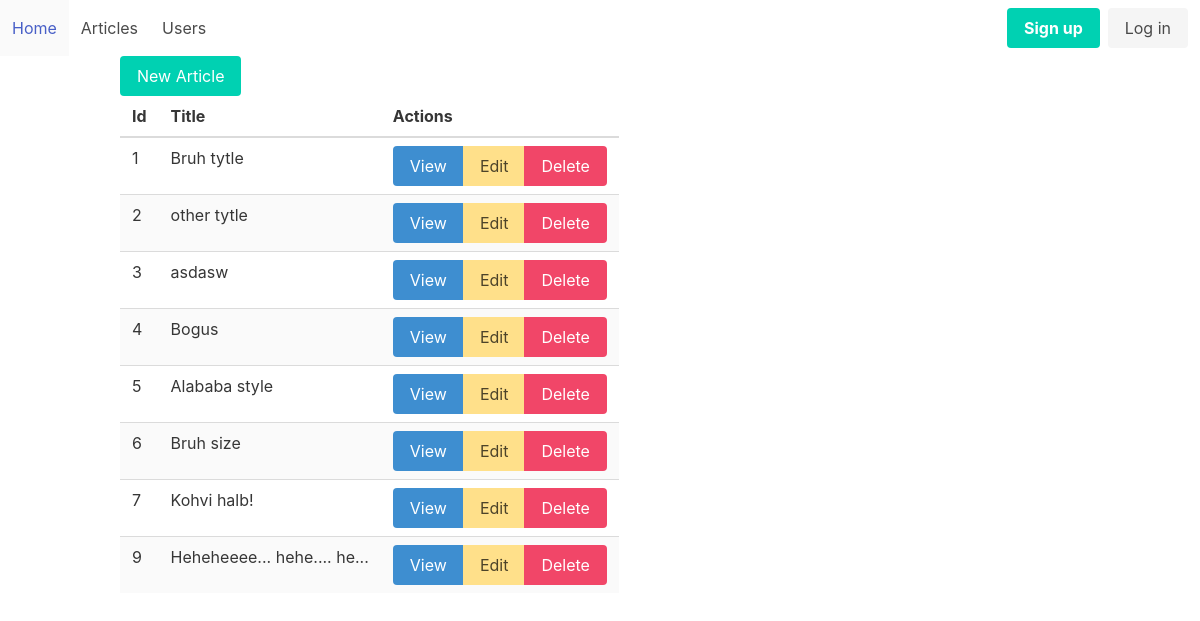
The page /admin/articles on the database its author committed.
### tables this page shows
CREATE TABLE "articles"
(
    id    integer
        primary key autoincrement,
    title text,
    body  text
);

### helpers.php (called while the page is built, shortened)
<?php
function view($viewName, $vars = []){
    extract($vars);
    include __DIR__ . "/views/$viewName.php";
}

### src/Controllers/ArticlesController.php (called while the page is built, shortened)
<?php
class ArticlesController {
    public function index(){
        $articles = Article::all();
        view('articles/index', compact('articles'));
    }
}

### src/DB.php (called while the page is built, shortened)
<?php
class DB {
    private $conn;
    public function __construct()
    {
        try {
            $this->conn = new PDO("sqlite:db.sqlite");
            $this->conn->setAttribute(PDO::ATTR_ERRMODE, PDO::ERRMODE_EXCEPTION);
        } catch(PDOException $e) {
            echo "Connection failed: " . $e->getMessage();
        }
    }
    public function all($table,$class){
        $stmt = $this->conn->prepare("SELECT * FROM  $table");
        $stmt->execute();
        $stmt->setFetchMode(PDO::FETCH_CLASS, $class);
        return $stmt->fetchAll();
    }
}

### src/Models/Model.php (called while the page is built, shortened)
<?php
class Model{
    public static $table;
    public static function all(){
        $db = new DB();
        return $db->all(static::$table, static::class);
    }
}

### views/articles/index.php (the view)
<?php include __DIR__ . '/../pars/header.php'; ?>
  <div class="container">
    <a href="/admin/articles/new" class="button is-primary">New Article</a>
    <table class="table is-striped">
        <thead>
            <th>Id</th>
            <th>Title</th>
            <th>Actions</th>
        </thead>
        <tbody>
        	<?php foreach($articles as $article): ?>
                <tr>
                    <td><?=$article->id?></td>
                    <td><?=$article->title?></td>
                    <td>
                        <div class="buttons has-addons">
                            <a class="button is-info" href="/admin/articles/viwe?id=<?=$article->id?>">View</a>
                            <a class="button is-warning" href="/admin/articles/edit?id=<?=$article->id?>">Edit</a>
                            <a class="button is-danger" href="/admin/articles/delete?id=<?=$article->id?>">Delete</a>
                        </div>
                    </td>
                </tr>
            <?php endforeach; ?>
        </tbody>
    </table>
  </div>
<?php include __DIR__ . '/../pars/footer.php'; ?>

### rows shown on the page
articles: id "1", title "Bruh tytle"
articles: id "2", title "other tytle"
articles: id "3", title "asdasw"
articles: id "4", title "Bogus"
articles: id "5", title "Alababa style"
articles: id "6", title "Bruh size"
articles: id "7", title "Kohvi halb!"
articles: id "9", title "Heheheeee... hehe.... he..."
